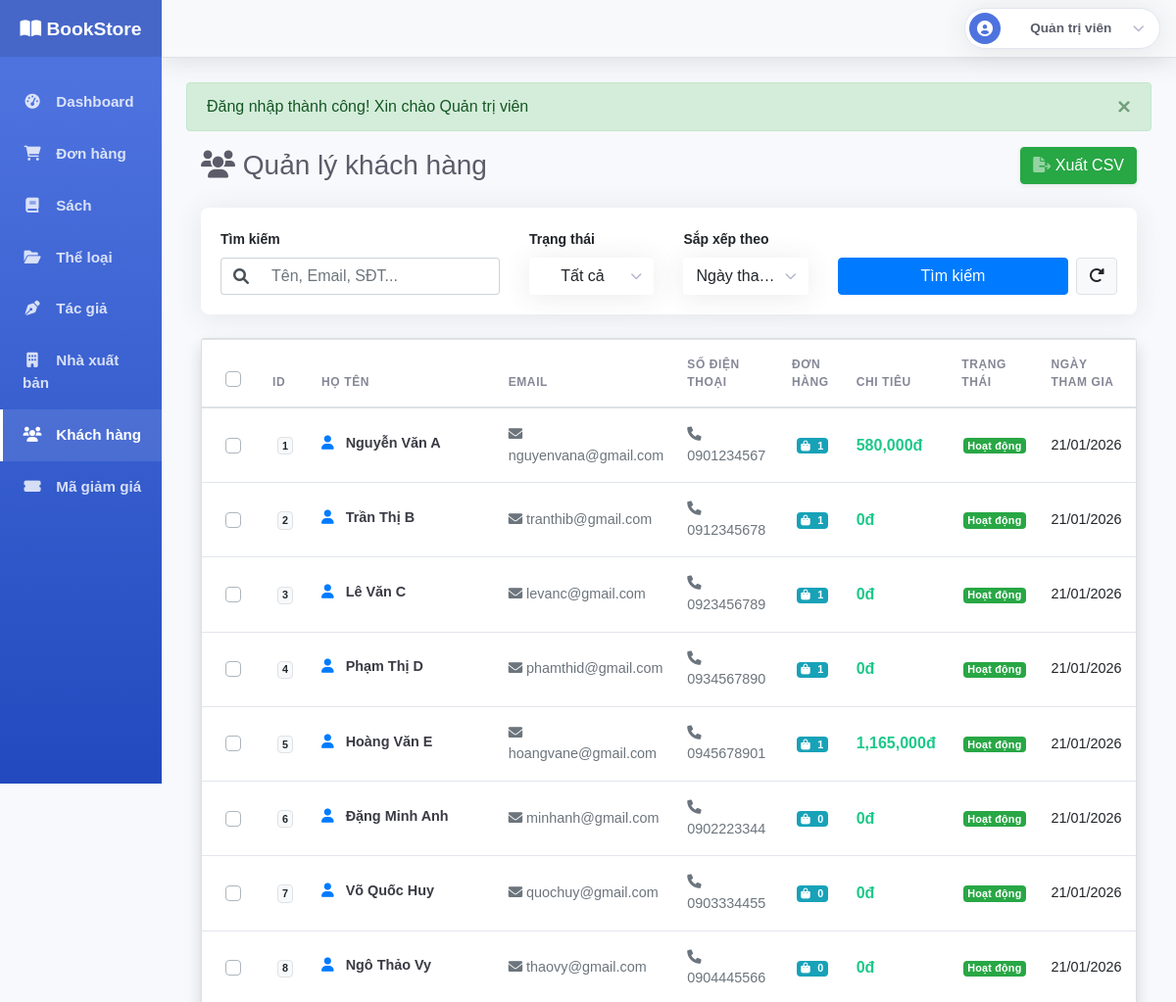
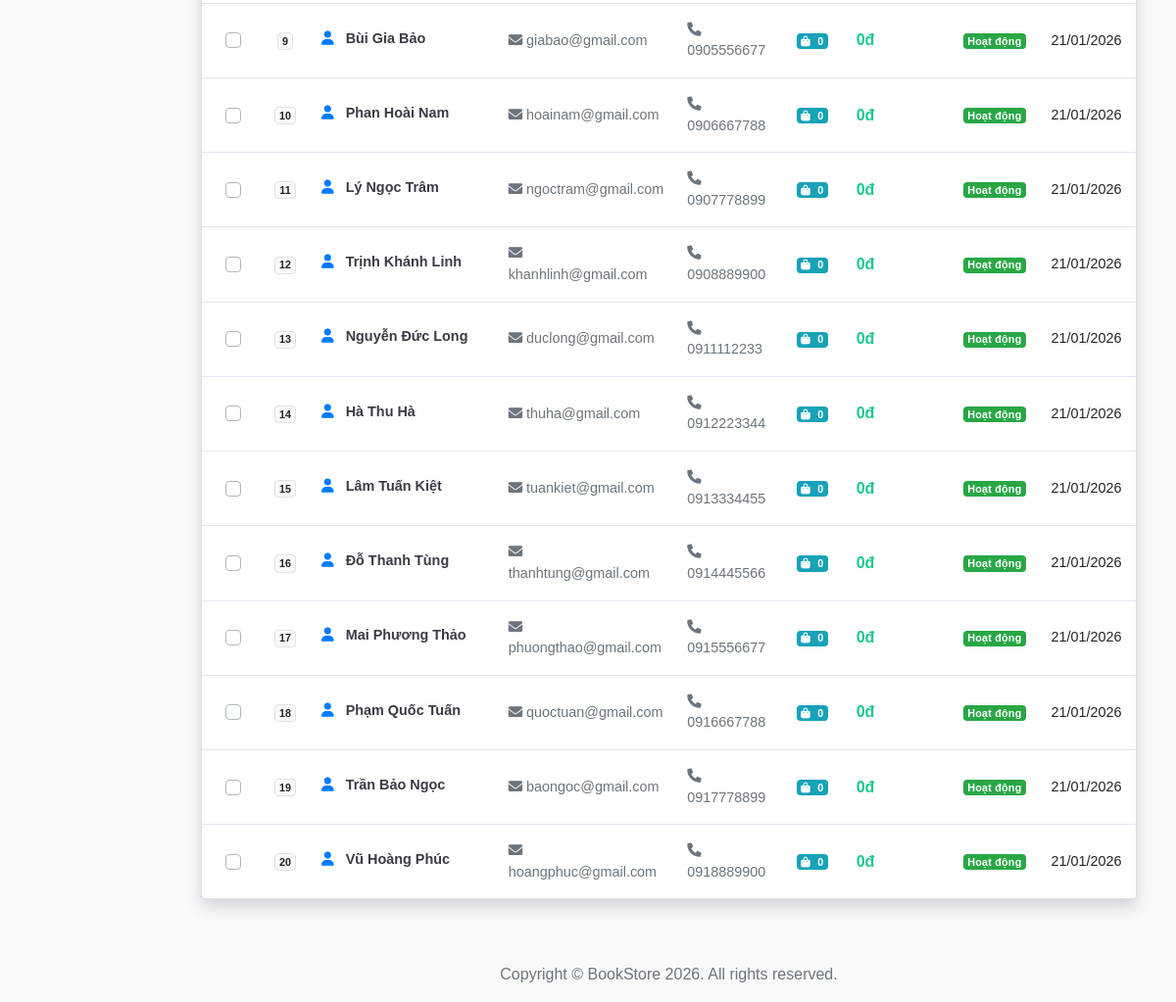
The page /Admin/index.php?page=customers (signed in) on the database its author committed (2 pictures, top to bottom).
### tables this page shows
CREATE TABLE khachhang (
    id_khachhang INT PRIMARY KEY AUTO_INCREMENT,
    ten_khachhang VARCHAR(100) NOT NULL,
    email VARCHAR(100) UNIQUE NOT NULL,
    password VARCHAR(255) NOT NULL,
    dien_thoai VARCHAR(15),
    dia_chi TEXT,
    ngay_sinh DATE,
    gioi_tinh ENUM('Nam', 'Nữ', 'Khác'),
    trang_thai ENUM('active', 'inactive', 'blocked') DEFAULT 'active',
    ngay_dang_ky TIMESTAMP DEFAULT CURRENT_TIMESTAMP,
    email_verified_at TIMESTAMP NULL DEFAULT NULL,
    email_verify_token_hash VARCHAR(64) NULL,
    email_verify_expires_at TIMESTAMP NULL DEFAULT NULL,
    INDEX idx_email (email),
    INDEX idx_dien_thoai (dien_thoai),
    INDEX idx_email_verify_token (email_verify_token_hash)
);

### Admin/Controller/AdminCustomerController.php (called while the page is built, shortened)
<?php
require_once __DIR__ . '/../../Controller/BaseController.php';
require_once __DIR__ . '/../../Controller/helpers/SessionHelper.php';
class AdminCustomerController extends BaseController
{
    public function index()
    {
        try {
            $page = isset($_GET['p']) ? (int)$_GET['p'] : 1;
            $perPage = 20;
            $search = $_GET['search'] ?? '';
            $status = $_GET['status'] ?? '';
            $order = $_GET['order'] ?? 'DESC';
            $conditions = [];
            $params = [];
            $types = '';
            $whereClause = !empty($conditions) ? 'WHERE ' . implode(' AND ', $conditions) : '';
            $countQuery = "SELECT COUNT(*) as total FROM khachhang $whereClause";
            $stmt = $this->conn->prepare($countQuery);
            $stmt->execute();
            $totalCustomers = $stmt->get_result()->fetch_assoc()['total'];
            $totalPages = ceil($totalCustomers / $perPage);
            $offset = ($page - 1) * $perPage;
            $allowedSortColumns = ['ho_ten', 'email', 'ngay_dang_ky', 'ngay_cap_nhat'];
            $sortBy = $_GET['sort_by'] ?? 'ngay_dang_ky';
            $sortBy = in_array($sortBy, $allowedSortColumns) ? $sortBy : 'ngay_dang_ky';
            $order = strtoupper($order) === 'ASC' ? 'ASC' : 'DESC';
            $query = "SELECT k.id_khachhang AS ma_khach_hang, k.ten_khachhang AS ho_ten, k.email, k.dien_thoai AS so_dien_thoai,
                           k.trang_thai, k.ngay_dang_ky AS ngay_tao,
                           (SELECT COUNT(*) FROM hoadon d WHERE d.id_khachhang = k.id_khachhang) as order_count,
                           (SELECT COALESCE(SUM(d.tong_tien), 0) FROM hoadon d WHERE d.id_khachhang = k.id_khachhang AND d.trang_thai = 'completed') as total_spent
                     FROM khachhang k
                     $whereClause
                     ORDER BY k.$sortBy $order
                     LIMIT ? OFFSET ?";
            $stmt = $this->conn->prepare($query);
            $params[] = $perPage;
            $params[] = $offset;
            $types .= 'ii';
            $stmt->bind_param($types, ...$params);
            $stmt->execute();
            $result = $stmt->get_result();
            $customers = [];
            while ($row = $result->fetch_assoc()) {
                $customers[] = $row;
            }
            $statuses = ['active' => 'Hoạt động', 'inactive' => 'Không hoạt động', 'banned' => 'Bị khóa'];
            return [
                'customers' => $customers,
                'statuses' => $statuses,
                'pagination' => [
                    'current_page' => $page,
                    'total_pages' => $totalPages,
                    'total_items' => $totalCustomers,
                    'per_page' => $perPage
                ],
                'filters' => [
                    'search' => $search,
                    'status' => $status,
                    'sort_by' => $sortBy,
                    'order' => $order
                ],
                'csrf_token' => SessionHelper::generateCSRFToken()
            ];
        } catch (Exception $e) {
            error_log("Error in AdminCustomerController::index: " . $e->getMessage());
            SessionHelper::setFlash('error', 'Lỗi: ' . $e->getMessage());
            return [
                'customers' => [],
                'statuses' => [],
                'pagination' => [
                    'current_page' => 1,
                    'total_pages' => 0,
                    'total_items' => 0,
                    'per_page' => 20
                ],
                'filters' => [
                    'search' => '',
                    'status' => '',
                    'sort_by' => 'ngay_tao',
                    'order' => 'DESC'
                ],
                'csrf_token' => ''
            ];
        }
    }
}

### Controller/BaseController.php (called while the page is built, shortened)
<?php
abstract class BaseController {
    public function __construct($conn) {
        $this->conn = $conn;
    }
}

### Controller/helpers/SessionHelper.php (called while the page is built, shortened)
<?php
class SessionHelper {
    private static $sessionStarted = false;
    public static function start() {
        if (self::$sessionStarted) {
            return true;
        }
        if (session_status() === PHP_SESSION_NONE) {
            self::$sessionStarted = true;
        }
        return true;
    }
    public static function isAdminLoggedIn() {
        return isset($_SESSION['admin_id']) && !empty($_SESSION['admin_id']);
    }
}

### Admin/View/customers/index.php (the view, shortened to what this page needs)
<div class="container-fluid">
    <div class="d-sm-flex align-items-center justify-content-between mb-4">
        <h1 class="h3 mb-0 text-gray-800">
            <i class="fas fa-users"></i> Quản lý khách hàng
        </h1>
        <div>
            <a href="index.php?page=customers_export&<?php echo http_build_query($filters); ?>" class="btn btn-success btn-icon-split shadow-sm">
                <span class="icon text-white-50">
                    <i class="fas fa-file-export"></i>
                </span>
                <span class="text">Xuất CSV</span>
            </a>
        </div>
    </div>
    <div class="filter-bar mb-4">
        <form method="GET" action="index.php" class="row align-items-end">
            <div class="col-md-4 mb-3 mb-md-0">
                <label for="search" class="small font-weight-bold text-gray-700 mb-2">Tìm kiếm</label>
                <div class="input-group">
                    <div class="input-group-prepend">
                        <span class="input-group-text bg-white border-right-0 rounded-left">
                            <i class="fas fa-search text-gray-400"></i>
                        </span>
                    </div>
                    <input type="text" class="form-control form-control-custom border-left-0"
                        id="search" name="search"
                        placeholder="Tên, Email, SĐT..."
                        value="<?php echo isset($_GET['search']) ? htmlspecialchars($_GET['search']) : ''; ?>">
                </div>
            </div>
            <div class="col-md-2 mb-3 mb-md-0">
                <label for="status" class="small font-weight-bold text-gray-700 mb-2">Trạng thái</label>
                <div class="dropdown">
                    <button class="btn admin-dropdown-toggle" type="button" id="statusDropdown" data-toggle="dropdown" aria-haspopup="true" aria-expanded="false">
                        <span class="text-value">
                            <?php
                            $statusLabel = 'Tất cả';
                            echo htmlspecialchars($statusLabel);
                            ?>
                        </span>
                        <i class="fas fa-chevron-down"></i>
                    </button>
                </div>
            </div>
            <div class="col-md-2 mb-3 mb-md-0">
                <label for="sort_by" class="small font-weight-bold text-gray-700 mb-2">Sắp xếp theo</label>
                <div class="dropdown">
                    <button class="btn admin-dropdown-toggle" type="button" id="sortByDropdown" data-toggle="dropdown" aria-haspopup="true" aria-expanded="false">
                        <span class="text-value">
                            <?php
                            $sortLabels = [
                                'ngay_tao' => 'Ngày tham gia',
                                'ho_ten' => 'Tên',
                                'email' => 'Email'
                            ];
                            echo htmlspecialchars($sortLabels[$filters['sort_by']] ?? 'Ngày tham gia');
                            ?>
                        </span>
                        <i class="fas fa-chevron-down"></i>
                    </button>
                </div>
            </div>
            <div class="col-md-4 d-flex mb-3 mb-md-0">
                <button type="submit" class="btn btn-primary mr-2 flex-grow-1">
                    Tìm kiếm
                </button>
                <a href="index.php?page=customers" class="btn btn-light border">
                    <i class="fas fa-redo-alt"></i>
                </a>
            </div>
        </form>
    </div>
    <div class="card shadow mb-4">
        <div class="card-body p-0">
            <div class="table-responsive">
                <form id="bulk-action-form" action="index.php?page=customer_bulk_delete" method="POST">
                    <table class="table table-custom table-hover mb-0" id="dataTable" width="100%" cellspacing="0">
                        <thead>
                            <tr>
                                <th style="width: 40px" class="text-center pl-4">
                                    <div class="custom-control custom-checkbox">
                                    </div>
                                </th>
                                <th style="width: 80px">ID</th>
                                <th style="width: 20%">Họ tên</th>
                                <th>Email</th>
                                <th style="width: 130px">Số điện thoại</th>
                                <th style="width: 100px">Đơn hàng</th>
                                <th style="width: 130px">Chi tiêu</th>
                                <th style="width: 120px">Trạng thái</th>
                                <th style="width: 120px">Ngày tham gia</th>
                            </tr>
                        </thead>
                        <tbody>
                            <?php if (!empty($customers)): ?>
                                <?php foreach ($customers as $customer): ?>
                                    <tr class="clickable-row" data-href="index.php?page=customer_detail&id=<?php echo $customer['ma_khach_hang']; ?>">
                                        <td class="text-center align-middle pl-4 no-click">
                                            <div class="custom-control custom-checkbox">
                                            </div>
                                        </td>
                                        <td class="align-middle text-center">
                                            <span class="badge badge-light border"><?php echo $customer['ma_khach_hang']; ?></span>
                                        </td>
                                        <td class="align-middle">
                                            <div class="book-title">
                                                <i class="fas fa-user text-primary mr-2"></i>
                                                <?php echo htmlspecialchars($customer['ho_ten']); ?>
                                            </div>
                                        </td>
                                        <td class="align-middle">
                                            <span class="text-muted"><i class="fas fa-envelope mr-1 text-gray-400"></i><?php echo htmlspecialchars($customer['email']); ?></span>
                                        </td>
                                        <td class="align-middle">
                                            <span class="text-muted"><i class="fas fa-phone mr-1 text-gray-400"></i><?php echo htmlspecialchars($customer['so_dien_thoai']); ?></span>
                                        </td>
                                        <td class="align-middle text-center">
                                            <span class="badge badge-pill-custom badge-info">
                                                <i class="fas fa-shopping-bag mr-1"></i>
                                                <?php echo $customer['order_count']; ?>
                                            </span>
                                        </td>
                                        <td class="align-middle">
                                            <span class="price-tag"><?php echo number_format($customer['total_spent']); ?>đ</span>
                                        </td>
                                        <td class="align-middle text-center">
                                            <?php
                                            $statusClass = '';
                                            switch ($customer['trang_thai']) {
                                                case 'active':
                                                    $statusClass = 'badge-success';
                                                    break;
                                            }
                                            $statusLabel = $statuses[$customer['trang_thai']] ?? $customer['trang_thai'];
                                            ?>
                                            <span class="badge badge-pill-custom <?php echo $statusClass; ?>"><?php echo htmlspecialchars($statusLabel); ?></span>
                                        </td>
                                        <td class="align-middle"><?php echo date('d/m/Y', strtotime($customer['ngay_tao'])); ?></td>
                                    </tr>
                                <?php endforeach; ?>
                            <?php endif; ?>
                        </tbody>
                    </table>
                </form>
            </div>
        </div>
    </div>
</div>

### Content/CSS/admin.css (style rules this page uses)
:root { --primary: #4e73df; --secondary: #858796; --success: #1cc88a; --info: #36b9cc; --warning: #f6c23e; --danger: #e74a3b; --light: #f8f9fc; --dark: #5a5c69; }

### Content/CSS/admin/layout.css (style rules this page uses)
.admin-body { background-color: #f8f9fc; font-family: 'Nunito', sans-serif; }

### Content/CSS/admin/components.css (style rules this page uses)
.text-gray-800 { color: #5a5c69 !important; }
.shadow { box-shadow: 0 .15rem 1.75rem 0 rgba(58, 59, 69, .15) !important; }
tr.clickable-row { cursor: pointer; transition: background-color 0.15s ease-in-out; }
.admin-dropdown-toggle { display: flex !important; align-items: center; justify-content: space-between; background-color: #fff; border: 1px solid #e3e6f0; border-radius: 50px; padding: 0.375rem 1rem; transition: all 0.2s ease; color: #5a5c69; font-weight: 600; box-shadow: 0 .15rem 1.75rem 0 rgba(58, 59, 69, .1); width: 100%; cursor: pointer; text-align: left; }
.admin-dropdown-toggle .text-value { margin-right: 0.5rem; white-space: nowrap; overflow: hidden; text-overflow: ellipsis; flex: 1; }
.admin-dropdown-toggle .fa-chevron-down { font-size: 0.75rem; color: #b7b9cc; transition: transform 0.2s; flex-shrink: 0; }
.filter-bar { background: #fff; padding: 1.25rem; border-radius: 0.5rem; box-shadow: 0 .15rem 1.75rem 0 rgba(58, 59, 69, .1); }
.form-control-custom { border-radius: 50px; border-color: #e3e6f0; padding: 0.5rem 1rem; transition: all 0.2s ease; }
.input-group-text { transition: all 0.2s ease; }
.badge-pill-custom { padding: 0.375rem 0.875rem; border-radius: 50px; font-weight: 600; font-size: 0.8rem; letter-spacing: 0.02em; }
.price-tag { font-weight: 700; font-size: 1rem; color: #1cc88a; }
.table-custom { font-size: 0.9rem; }
.table-custom thead th { font-weight: 700; text-transform: uppercase; font-size: 0.75rem; color: #858796; border-bottom: 2px solid #e3e6f0; padding: 1rem 0.75rem; letter-spacing: 0.05em; }
.table-custom tbody td { padding: 1rem 0.75rem; vertical-align: middle; border-top: 1px solid #e3e6f0; }
.table-custom .book-title { font-weight: 600; color: #3a3b45; margin-bottom: 0.25rem; }

### rows shown on the page
khachhang: id_khachhang "1", ten_khachhang "Nguyễn Văn A", email "nguyenvana@gmail.com", dien_thoai "0901234567", order_count "1", total_spent "580,000", trang_thai "Hoạt động", ngay_dang_ky "21/01/2026"
khachhang: id_khachhang "2", ten_khachhang "Trần Thị B", email "tranthib@gmail.com", dien_thoai "0912345678", order_count "1", total_spent "0", trang_thai "Hoạt động", ngay_dang_ky "21/01/2026"
khachhang: id_khachhang "3", ten_khachhang "Lê Văn C", email "levanc@gmail.com", dien_thoai "0923456789", order_count "1", total_spent "0", trang_thai "Hoạt động", ngay_dang_ky "21/01/2026"
khachhang: id_khachhang "4", ten_khachhang "Phạm Thị D", email "phamthid@gmail.com", dien_thoai "0934567890", order_count "1", total_spent "0", trang_thai "Hoạt động", ngay_dang_ky "21/01/2026"
khachhang: id_khachhang "5", ten_khachhang "Hoàng Văn E", email "hoangvane@gmail.com", dien_thoai "0945678901", order_count "1", total_spent "1,165,000", trang_thai "Hoạt động", ngay_dang_ky "21/01/2026"
khachhang: id_khachhang "6", ten_khachhang "Đặng Minh Anh", email "minhanh@gmail.com", dien_thoai "0902223344", order_count "0", total_spent "0", trang_thai "Hoạt động", ngay_dang_ky "21/01/2026"
khachhang: id_khachhang "7", ten_khachhang "Võ Quốc Huy", email "quochuy@gmail.com", dien_thoai "0903334455", order_count "0", total_spent "0", trang_thai "Hoạt động", ngay_dang_ky "21/01/2026"
khachhang: id_khachhang "8", ten_khachhang "Ngô Thảo Vy", email "thaovy@gmail.com", dien_thoai "0904445566", order_count "0", total_spent "0", trang_thai "Hoạt động", ngay_dang_ky "21/01/2026"
khachhang: id_khachhang "9", ten_khachhang "Bùi Gia Bảo", email "giabao@gmail.com", dien_thoai "0905556677", order_count "0", total_spent "0", trang_thai "Hoạt động", ngay_dang_ky "21/01/2026"
khachhang: id_khachhang "10", ten_khachhang "Phan Hoài Nam", email "hoainam@gmail.com", dien_thoai "0906667788", order_count "0", total_spent "0", trang_thai "Hoạt động", ngay_dang_ky "21/01/2026"
khachhang: id_khachhang "11", ten_khachhang "Lý Ngọc Trâm", email "ngoctram@gmail.com", dien_thoai "0907778899", order_count "0", total_spent "0", trang_thai "Hoạt động", ngay_dang_ky "21/01/2026"
khachhang: id_khachhang "12", ten_khachhang "Trịnh Khánh Linh", email "khanhlinh@gmail.com", dien_thoai "0908889900", order_count "0", total_spent "0", trang_thai "Hoạt động", ngay_dang_ky "21/01/2026"
khachhang: id_khachhang "13", ten_khachhang "Nguyễn Đức Long", email "duclong@gmail.com", dien_thoai "0911112233", order_count "0", total_spent "0", trang_thai "Hoạt động", ngay_dang_ky "21/01/2026"
khachhang: id_khachhang "14", ten_khachhang "Hà Thu Hà", email "thuha@gmail.com", dien_thoai "0912223344", order_count "0", total_spent "0", trang_thai "Hoạt động", ngay_dang_ky "21/01/2026"
khachhang: id_khachhang "15", ten_khachhang "Lâm Tuấn Kiệt", email "tuankiet@gmail.com", dien_thoai "0913334455", order_count "0", total_spent "0", trang_thai "Hoạt động", ngay_dang_ky "21/01/2026"
khachhang: id_khachhang "16", ten_khachhang "Đỗ Thanh Tùng", email "thanhtung@gmail.com", dien_thoai "0914445566", order_count "0", total_spent "0", trang_thai "Hoạt động", ngay_dang_ky "21/01/2026"
khachhang: id_khachhang "17", ten_khachhang "Mai Phương Thảo", email "phuongthao@gmail.com", dien_thoai "0915556677", order_count "0", total_spent "0", trang_thai "Hoạt động", ngay_dang_ky "21/01/2026"
khachhang: id_khachhang "18", ten_khachhang "Phạm Quốc Tuấn", email "quoctuan@gmail.com", dien_thoai "0916667788", order_count "0", total_spent "0", trang_thai "Hoạt động", ngay_dang_ky "21/01/2026"
khachhang: id_khachhang "19", ten_khachhang "Trần Bảo Ngọc", email "baongoc@gmail.com", dien_thoai "0917778899", order_count "0", total_spent "0", trang_thai "Hoạt động", ngay_dang_ky "21/01/2026"
khachhang: id_khachhang "20", ten_khachhang "Vũ Hoàng Phúc", email "hoangphuc@gmail.com", dien_thoai "0918889900", order_count "0", total_spent "0", trang_thai "Hoạt động", ngay_dang_ky "21/01/2026"

### other values the page prints
$_SESSION['admin_name'] "Quản trị viên"
$message "Đăng nhập thành công! Xin chào Quản trị viên"
$statusLabel "Tất cả"
$sortLabels[$filters['sort_by']] "Ngày tha…"
